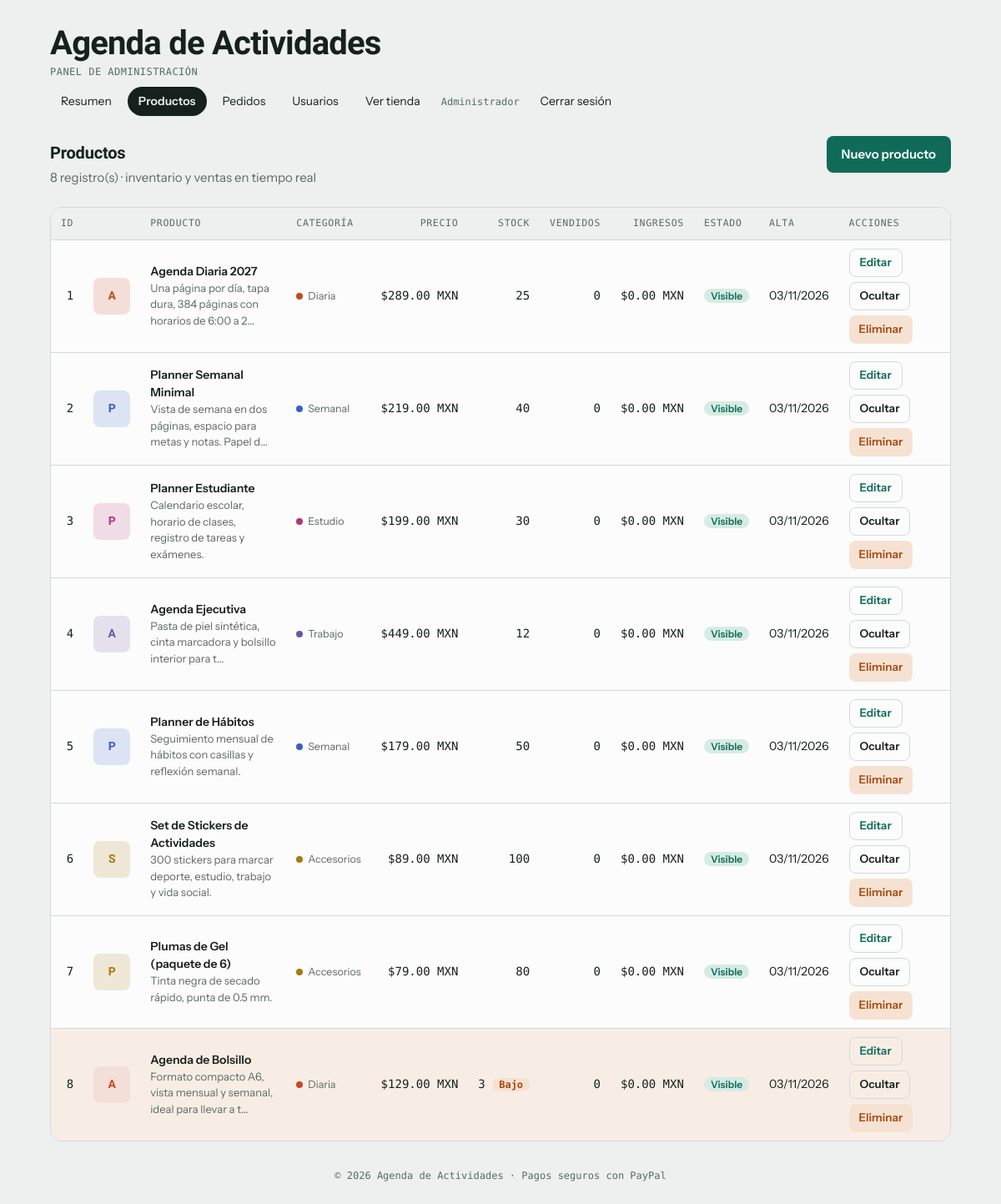
The page /admin/productos.php (signed in) on the database its author committed.
### tables this page shows
CREATE TABLE IF NOT EXISTS productos (
  id          INT AUTO_INCREMENT PRIMARY KEY,
  nombre      VARCHAR(120) NOT NULL,
  descripcion TEXT NULL,
  categoria   VARCHAR(30) NOT NULL DEFAULT 'diaria',
  precio      DECIMAL(10,2) NOT NULL,
  stock       INT NOT NULL DEFAULT 0,
  vendidos    INT NOT NULL DEFAULT 0,
  imagen      VARCHAR(255) NULL,
  activo      TINYINT(1) NOT NULL DEFAULT 1,
  creado_en   TIMESTAMP NOT NULL DEFAULT CURRENT_TIMESTAMP
);

### funciones.php (called while the page is built, shortened)
<?php
$CATEGORIAS = [
    "diaria"     => ["Diaria",     "--c-deporte"],
    "semanal"    => ["Semanal",    "--c-estudio"],
    "estudio"    => ["Estudio",    "--c-social"],
    "trabajo"    => ["Trabajo",    "--c-trabajo"],
    "accesorios" => ["Accesorios", "--c-casa"],
];
function h($texto) {
    return htmlspecialchars((string)$texto, ENT_QUOTES, "UTF-8");
}
function dinero($n) {
    return "$" . number_format((float)$n, 2) . " " . MONEDA;
}
function nombre_categoria($clave) {
    global $CATEGORIAS;
    return isset($CATEGORIAS[$clave]) ? $CATEGORIAS[$clave][0] : ucfirst($clave);
}
function color_categoria($clave) {
    global $CATEGORIAS;
    return isset($CATEGORIAS[$clave]) ? $CATEGORIAS[$clave][1] : "--c-otro";
}
function consulta($sql, $tipos = "", $datos = []) {
    global $conexion;
    $stmt = mysqli_prepare($conexion, $sql);
    mysqli_stmt_execute($stmt);
    $resultado = mysqli_stmt_get_result($stmt);
    $filas = $resultado ? mysqli_fetch_all($resultado, MYSQLI_ASSOC) : [];
    return $filas;
}
?>

### admin/productos.php (the view, shortened to what this page needs)
<?php
require "../conexion.php";
require "../funciones.php";
$productos = consulta("SELECT p.*, COALESCE(SUM(pi.subtotal), 0) AS ingresos
                       FROM productos p
                       LEFT JOIN pedido_items pi ON pi.producto_id = p.id
                       GROUP BY p.id
                       ORDER BY p.id");
include "../includes/encabezado.php";
?>
  <div class="section-head">
    <div>
      <h2 class="page-title">Productos</h2>
      <p class="sub"><?php echo count($productos); ?> registro(s) · inventario y ventas en tiempo real</p>
    </div>
    <a class="btn primary" href="producto_form.php">Nuevo producto</a>
  </div>
  <div class="tbl-wrap">
    <table class="tbl">
      <thead>
        <tr>
          <th>ID</th><th></th><th>Producto</th><th>Categoría</th><th class="num">Precio</th>
          <th class="num">Stock</th><th class="num">Vendidos</th><th class="num">Ingresos</th>
          <th>Estado</th><th>Alta</th><th>Acciones</th>
        </tr>
      </thead>
      <tbody>
      <?php foreach ($productos as $p) {
          $clase = "";
          if ($p["activo"] && $p["stock"] <= STOCK_BAJO) $clase .= "low ";
          if (!$p["activo"]) $clase .= "inactive"; ?>
        <tr class="<?php echo trim($clase); ?>">
          <td class="num"><?php echo (int)$p["id"]; ?></td>
          <td>
            <div class="thumb" style="--dot:var(<?php echo color_categoria($p["categoria"]); ?>)">
              <?php if ($p["imagen"]) { ?><img src="<?php echo h($p["imagen"]); ?>" alt="">
              <?php } else { echo h(mb_strtoupper(mb_substr($p["nombre"], 0, 1))); } ?>
            </div>
          </td>
          <td>
            <span class="name"><?php echo h($p["nombre"]); ?></span>
            <div class="hint"><?php echo h(mb_strimwidth((string)$p["descripcion"], 0, 70, "...")); ?></div>
          </td>
          <td><span class="tag" style="--dot:var(<?php echo color_categoria($p["categoria"]); ?>)"><?php echo h(nombre_categoria($p["categoria"])); ?></span></td>
          <td class="num"><?php echo dinero($p["precio"]); ?></td>
          <td class="num">
            <?php echo (int)$p["stock"]; ?>
            <?php if ($p["stock"] < 1) { ?><span class="pill warn">Agotado</span>
            <?php } elseif ($p["stock"] <= STOCK_BAJO) { ?><span class="pill warn">Bajo</span><?php } ?>
          </td>
          <td class="num"><?php echo (int)$p["vendidos"]; ?></td>
          <td class="num"><?php echo dinero($p["ingresos"]); ?></td>
          <td><?php echo $p["activo"] ? '<span class="pill">Visible</span>' : '<span class="pill off">Oculto</span>'; ?></td>
          <td><?php echo h(date("d/m/Y", strtotime($p["creado_en"]))); ?></td>
          <td>
            <div class="acts">
              <a class="btn ghost small" href="producto_form.php?id=<?php echo (int)$p["id"]; ?>">Editar</a>
              <form method="post">
                <button class="btn ghost small" name="accion" value="activar" type="submit"><?php echo $p["activo"] ? "Ocultar" : "Mostrar"; ?></button>
              </form>
              <form method="post" onsubmit="return confirm('¿Eliminar este producto?');">
                <button class="btn danger small" name="accion" value="eliminar" type="submit">Eliminar</button>
              </form>
            </div>
          </td>
        </tr>
      <?php } ?>
      </tbody>
    </table>
  </div>
<?php include "../includes/pie.php"; ?>

### assets/styles.css (style rules this page uses)
:root { --bg: #edf0ee; --surface: #fbfcfb; --ink: #16211d; --muted: #5b6a64; --line: #d3dad6; --accent: #0f6b58; --accent-ink: #ffffff; --accent-soft: #d6ebe4; --warn: #a8480f; --warn-soft: #f6e2d3; --c-deporte: #c8481f; --c-estudio: #3a5fc4; --c-trabajo: #6b55a6; --c-social: #b8337a; --c-casa: #a87a0e; --c-otro: #5f6f68; --font-display: "Bricolage Grotesque", "Trebuchet MS", system-ui, sans-serif; --font-body: "Instrument Sans", system-ui, -apple-system, "Segoe UI", sans-serif; --font-mono: "DM Mono", ui-monospace, "SFMono-Regular", Menlo, monospace; }
* { box-sizing: border-box; }
body { background: var(--bg); color: var(--ink); font-family: var(--font-body); font-size: 15px; line-height: 1.5; padding-inline: 16px; padding-block: 24px 56px; }
button, input, textarea, select { font: inherit; color: inherit; }
button { cursor: pointer; }
.btn { border: 0; border-radius: 8px; min-height: 44px; padding: 10px 18px; font-weight: 600; }
.btn.primary { background: var(--accent); color: var(--accent-ink); }
.btn.ghost { background: transparent; border: 1px solid var(--line); }

### assets/tienda.css (style rules this page uses)
a { color: var(--accent); }
.page-title { font-family: var(--font-display); font-weight: 700; font-size: 26px; letter-spacing: -0.01em; margin: 0; }
.sub { color: var(--muted); margin: 4px 0 0; }
.hint { font-size: 13px; color: var(--muted); margin: 0; }
.btn { display: inline-flex; align-items: center; justify-content: center; text-decoration: none; gap: 8px; }
.btn.small { min-height: 34px; padding: 4px 12px; font-size: 13.5px; }
.btn.danger { background: var(--warn-soft); color: var(--warn); }
.tag { display: inline-flex; align-items: center; gap: 6px; font-size: 12.5px; color: var(--muted); }
.tag::before { content: ""; width: 8px; height: 8px; border-radius: 50%; background: var(--dot, var(--muted)); }
.pill { font-size: 12px; font-weight: 600; padding: 1px 8px; border-radius: 999px; background: var(--accent-soft); color: var(--accent); white-space: nowrap; }
.pill.warn { background: var(--warn-soft); color: var(--warn); }
.tbl-wrap { overflow-x: auto; background: var(--surface); border: 1px solid var(--line); border-radius: 14px; }
table.tbl { border-collapse: collapse; width: 100%; font-size: 14px; min-width: 760px; }
.tbl th { text-align: left; font-family: var(--font-mono); font-size: 11.5px; letter-spacing: .06em; text-transform: uppercase; color: var(--muted); font-weight: 400; padding: 10px 12px; border-bottom: 1px solid var(--line); white-space: nowrap; background: var(--bg); }
.tbl td { padding: 10px 12px; border-bottom: 1px solid var(--line); vertical-align: middle; }
.tbl tr:last-child td { border-bottom: 0; }
.tbl .num { text-align: right; font-family: var(--font-mono); white-space: nowrap; }
.tbl th.num { text-align: right; }
.tbl .thumb { width: 44px; height: 44px; border-radius: 8px; background: color-mix(in srgb, var(--dot, var(--muted)) 16%, var(--surface)); color: var(--dot, var(--muted)); display: grid; place-items: center; font-family: var(--font-display); font-weight: 800; overflow: hidden; }
.tbl .name { font-weight: 600; }
.tbl .acts { display: flex; gap: 6px; flex-wrap: wrap; }
.tbl tr.low td { background: color-mix(in srgb, var(--warn-soft) 55%, transparent); }
.section-head { display: flex; flex-wrap: wrap; gap: 8px 16px; align-items: baseline; justify-content: space-between; }
.section-head h2 { font-family: var(--font-display); margin: 0; font-size: 20px; }

### rows shown on the page
productos: id "1", nombre "A", nombre "Agenda Diaria 2027", descripcion "Una página por día, tapa dura, 384 páginas con horarios de 6:00 a 2...", categoria "Diaria", precio "$289.00 MXN", stock "25", vendidos "0", ingresos "$0.00 MXN", activo "Visible", creado_en "03/11/2026"
productos: id "2", nombre "P", nombre "Planner Semanal Minimal", descripcion "Vista de semana en dos páginas, espacio para metas y notas. Papel d...", categoria "Semanal", precio "$219.00 MXN", stock "40", vendidos "0", ingresos "$0.00 MXN", activo "Visible", creado_en "03/11/2026"
productos: id "3", nombre "P", nombre "Planner Estudiante", descripcion "Calendario escolar, horario de clases, registro de tareas y exámenes.", categoria "Estudio", precio "$199.00 MXN", stock "30", vendidos "0", ingresos "$0.00 MXN", activo "Visible", creado_en "03/11/2026"
productos: id "4", nombre "A", nombre "Agenda Ejecutiva", descripcion "Pasta de piel sintética, cinta marcadora y bolsillo interior para t...", categoria "Trabajo", precio "$449.00 MXN", stock "12", vendidos "0", ingresos "$0.00 MXN", activo "Visible", creado_en "03/11/2026"
productos: id "5", nombre "P", nombre "Planner de Hábitos", descripcion "Seguimiento mensual de hábitos con casillas y reflexión semanal.", categoria "Semanal", precio "$179.00 MXN", stock "50", vendidos "0", ingresos "$0.00 MXN", activo "Visible", creado_en "03/11/2026"
productos: id "6", nombre "S", nombre "Set de Stickers de Actividades", descripcion "300 stickers para marcar deporte, estudio, trabajo y vida social.", categoria "Accesorios", precio "$89.00 MXN", stock "100", vendidos "0", ingresos "$0.00 MXN", activo "Visible", creado_en "03/11/2026"
productos: id "7", nombre "P", nombre "Plumas de Gel (paquete de 6)", descripcion "Tinta negra de secado rápido, punta de 0.5 mm.", categoria "Accesorios", precio "$79.00 MXN", stock "80", vendidos "0", ingresos "$0.00 MXN", activo "Visible", creado_en "03/11/2026"
productos: id "8", nombre "A", nombre "Agenda de Bolsillo", descripcion "Formato compacto A6, vista mensual y semanal, ideal para llevar a t...", categoria "Diaria", precio "$129.00 MXN", stock "3", shows "Bajo", vendidos "0", ingresos "$0.00 MXN", activo "Visible", creado_en "03/11/2026"

### other values the page prints
TIENDA_NOMBRE "Agenda de Actividades"
$texto "Resumen Productos Pedidos Usuarios"
$_SESSION["usuario"] "Administrador"
count($productos) "8"
